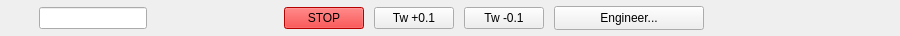
<?xml version="1.0" encoding="UTF-8"?>
<ui version="4.0">
 <class>Form</class>
 <widget class="QWidget" name="Form">
  <property name="geometry">
   <rect>
    <x>0</x>
    <y>0</y>
    <width>900</width>
    <height>36</height>
   </rect>
  </property>
  <property name="sizePolicy">
   <sizepolicy hsizetype="Preferred" vsizetype="Fixed">
    <horstretch>0</horstretch>
    <verstretch>0</verstretch>
   </sizepolicy>
  </property>
  <property name="minimumSize">
   <size>
    <width>900</width>
    <height>32</height>
   </size>
  </property>
  <property name="maximumSize">
   <size>
    <width>16777215</width>
    <height>38</height>
   </size>
  </property>
  <property name="windowTitle">
   <string>Form</string>
  </property>
  <widget class="QWidget" name="gridLayoutWidget">
   <property name="geometry">
    <rect>
     <x>0</x>
     <y>0</y>
     <width>709</width>
     <height>41</height>
    </rect>
   </property>
   <layout class="QGridLayout" name="gridLayout_2">
    <property name="rightMargin">
     <number>5</number>
    </property>
    <property name="bottomMargin">
     <number>5</number>
    </property>
    <property name="horizontalSpacing">
     <number>10</number>
    </property>
    <property name="verticalSpacing">
     <number>5</number>
    </property>
    <item row="0" column="1">
     <widget class="PyDMLabel" name="PyDMLabel">
      <property name="font">
       <font>
        <weight>75</weight>
        <bold>true</bold>
       </font>
      </property>
      <property name="toolTip">
       <string/>
      </property>
      <property name="precision" stdset="0">
       <number>7</number>
      </property>
      <property name="precisionFromPV" stdset="0">
       <bool>false</bool>
      </property>
      <property name="channel" stdset="0">
       <string>ca://${MOTOR}.DESC</string>
      </property>
      <property name="displayFormat" stdset="0">
       <enum>PyDMLabel::String</enum>
      </property>
     </widget>
    </item>
    <item row="0" column="3">
     <widget class="PyDMLabel" name="PyDMLabel_2">
      <property name="sizePolicy">
       <sizepolicy hsizetype="Fixed" vsizetype="Fixed">
        <horstretch>0</horstretch>
        <verstretch>0</verstretch>
       </sizepolicy>
      </property>
      <property name="minimumSize">
       <size>
        <width>75</width>
        <height>0</height>
       </size>
      </property>
      <property name="toolTip">
       <string/>
      </property>
      <property name="precision" stdset="0">
       <number>7</number>
      </property>
      <property name="precisionFromPV" stdset="0">
       <bool>false</bool>
      </property>
      <property name="channel" stdset="0">
       <string>ca://${MOTOR}.RBV</string>
      </property>
      <property name="displayFormat" stdset="0">
       <enum>PyDMLabel::Decimal</enum>
      </property>
     </widget>
    </item>
    <item row="0" column="7">
     <widget class="PyDMPushButton" name="PyDMPushButton_3">
      <property name="toolTip">
       <string/>
      </property>
      <property name="text">
       <string>Tw -0.1</string>
      </property>
      <property name="channel" stdset="0">
       <string>ca://${MOTOR}.VAL</string>
      </property>
      <property name="pressValue" stdset="0">
       <string>-0.1</string>
      </property>
      <property name="relativeChange" stdset="0">
       <bool>true</bool>
      </property>
     </widget>
    </item>
    <item row="0" column="5">
     <widget class="PyDMPushButton" name="PyDMPushButton">
      <property name="toolTip">
       <string/>
      </property>
      <property name="styleSheet">
       <string notr="true">background-color: red;</string>
      </property>
      <property name="text">
       <string>STOP</string>
      </property>
      <property name="channel" stdset="0">
       <string>ca://${MOTOR}.STOP</string>
      </property>
      <property name="pressValue" stdset="0">
       <string>1</string>
      </property>
     </widget>
    </item>
    <item row="0" column="4">
     <widget class="PyDMByteIndicator" name="PyDMByteIndicator">
      <property name="sizePolicy">
       <sizepolicy hsizetype="Fixed" vsizetype="Fixed">
        <horstretch>0</horstretch>
        <verstretch>0</verstretch>
       </sizepolicy>
      </property>
      <property name="minimumSize">
       <size>
        <width>32</width>
        <height>0</height>
       </size>
      </property>
      <property name="maximumSize">
       <size>
        <width>32</width>
        <height>16777215</height>
       </size>
      </property>
      <property name="toolTip">
       <string/>
      </property>
      <property name="channel" stdset="0">
       <string>ca://${MOTOR}.MOVN</string>
      </property>
      <property name="showLabels" stdset="0">
       <bool>false</bool>
      </property>
      <property name="circles" stdset="0">
       <bool>true</bool>
      </property>
     </widget>
    </item>
    <item row="0" column="6">
     <widget class="PyDMPushButton" name="PyDMPushButton_2">
      <property name="toolTip">
       <string/>
      </property>
      <property name="text">
       <string>Tw +0.1</string>
      </property>
      <property name="channel" stdset="0">
       <string>ca://${MOTOR}.VAL</string>
      </property>
      <property name="pressValue" stdset="0">
       <string>0.1</string>
      </property>
      <property name="relativeChange" stdset="0">
       <bool>true</bool>
      </property>
     </widget>
    </item>
    <item row="0" column="2">
     <widget class="PyDMLineEdit" name="PyDMLineEdit">
      <property name="sizePolicy">
       <sizepolicy hsizetype="Fixed" vsizetype="Fixed">
        <horstretch>0</horstretch>
        <verstretch>0</verstretch>
       </sizepolicy>
      </property>
      <property name="minimumSize">
       <size>
        <width>75</width>
        <height>0</height>
       </size>
      </property>
      <property name="toolTip">
       <string/>
      </property>
      <property name="maxLength">
       <number>12</number>
      </property>
      <property name="precision" stdset="0">
       <number>0</number>
      </property>
      <property name="precisionFromPV" stdset="0">
       <bool>true</bool>
      </property>
      <property name="channel" stdset="0">
       <string>ca://${MOTOR}.VAL</string>
      </property>
      <property name="displayFormat" stdset="0">
       <enum>PyDMLineEdit::Decimal</enum>
      </property>
     </widget>
    </item>
    <item row="0" column="8">
     <widget class="PyDMRelatedDisplayButton" name="PyDMRelatedDisplayButton">
      <property name="sizePolicy">
       <sizepolicy hsizetype="Fixed" vsizetype="Fixed">
        <horstretch>0</horstretch>
        <verstretch>0</verstretch>
       </sizepolicy>
      </property>
      <property name="minimumSize">
       <size>
        <width>150</width>
        <height>24</height>
       </size>
      </property>
      <property name="maximumSize">
       <size>
        <width>175</width>
        <height>24</height>
       </size>
      </property>
      <property name="toolTip">
       <string/>
      </property>
      <property name="text">
       <string>Engineer...</string>
      </property>
      <property name="filenames" stdset="0">
       <stringlist>
        <string>expert_motor.ui</string>
       </stringlist>
      </property>
      <property name="openInNewWindow" stdset="0">
       <bool>true</bool>
      </property>
     </widget>
    </item>
   </layout>
  </widget>
 </widget>
 <customwidgets>
  <customwidget>
   <class>PyDMLabel</class>
   <extends>QLabel</extends>
   <header>pydm.widgets.label</header>
  </customwidget>
  <customwidget>
   <class>PyDMByteIndicator</class>
   <extends>QWidget</extends>
   <header>pydm.widgets.byte</header>
  </customwidget>
  <customwidget>
   <class>PyDMLineEdit</class>
   <extends>QLineEdit</extends>
   <header>pydm.widgets.line_edit</header>
  </customwidget>
  <customwidget>
   <class>PyDMPushButton</class>
   <extends>QPushButton</extends>
   <header>pydm.widgets.pushbutton</header>
  </customwidget>
  <customwidget>
   <class>PyDMRelatedDisplayButton</class>
   <extends>QPushButton</extends>
   <header>pydm.widgets.related_display_button</header>
  </customwidget>
 </customwidgets>
 <resources/>
 <connections/>
</ui>
